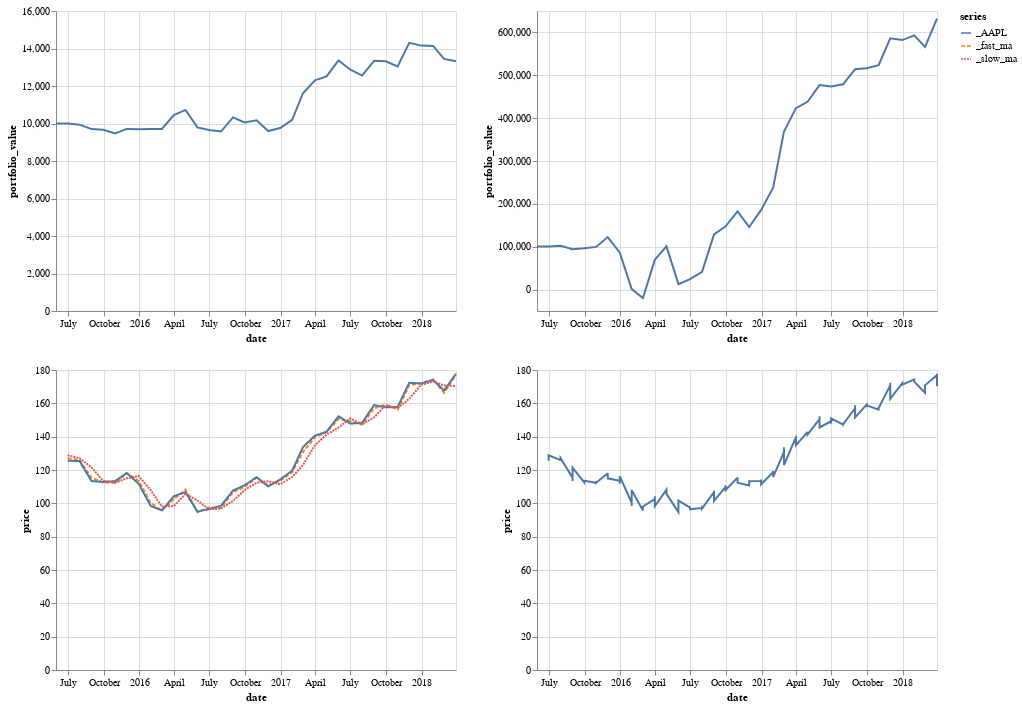

The cell this chart's notebook holds for it:
### Markdown cell above
## Altair Graphs

### Code cell
select_time = alt.selection(type="interval",encodings=["x"])

portfolio_dma = alt.Chart(dma_series).mark_line().encode(
    x="date",
    y='portfolio_value'
).transform_filter(
    select_time
)

price_dma = alt.Chart(dma_series).mark_line().encode(
    x="date",
    y='price',
    color='series',
    strokeDash='series'
).properties(
    selection=select_time
)

portfolio_gb = alt.Chart(gb).mark_line().encode(
    x="date",
    y='portfolio_value'
).transform_filter(
    select_time
)

price_gb = alt.Chart(dma_series).mark_line().encode(
    x="date",
    y='price'
).properties(
    selection=select_time
)

(portfolio_dma&price_dma) | (portfolio_gb&price_gb)
